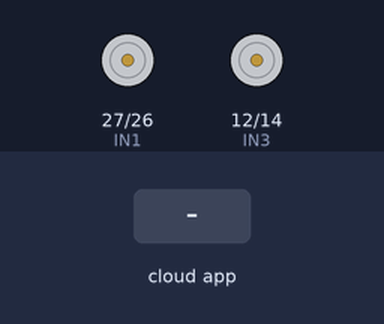
A sketch run on a simulated ESP32. On the bench: motor-driver pin pairs drawn as motors (green arrow = first pin HIGH = forward, orange = second pin HIGH = backward, longer = more drive, scaled by the enable pin). Inputs (shaded band) come from the test bench. WiFi joins after 1.5 s; servers stay silent unless stated; what the sketch prints to the serial monitor is not drawn.

Above: at 2.9 s.
3.0 s: the phone or cloud app sets Position to forward
At 4.0 s:
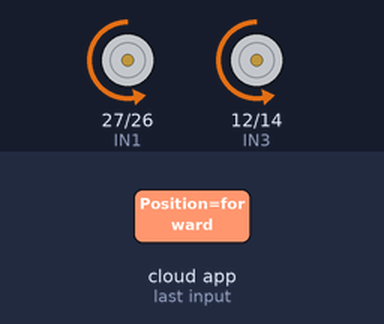
4.5 s: the phone or cloud app sets Position to back
At 5.1 s:
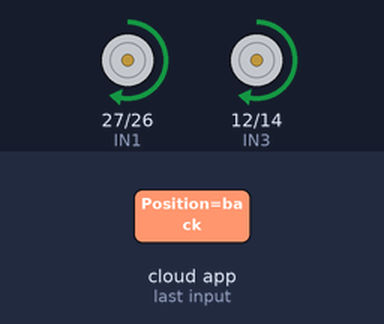
6.0 s: the phone or cloud app sets Position to left
At 7.2 s:
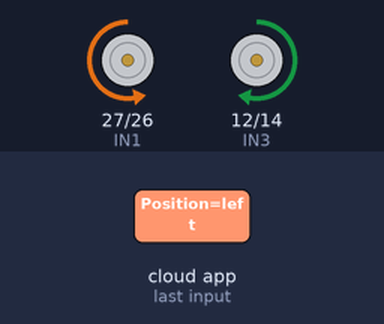
7.5 s: the phone or cloud app sets Position to right
At 8.6 s:
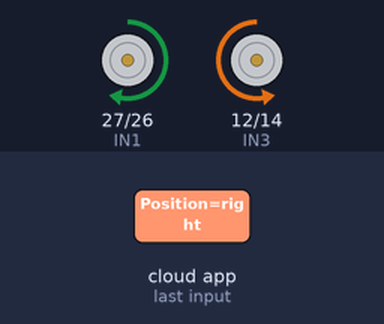
9.0 s: the phone or cloud app sets Position to stop
At 9.7 s:
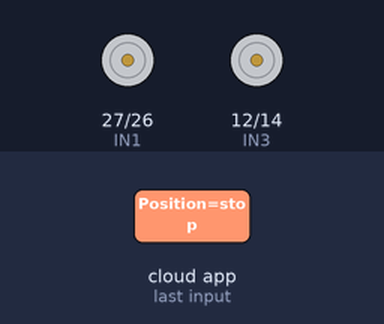
Timing chart, 0 to 11.5 s (numbered marks = the images above; inputs shaded):
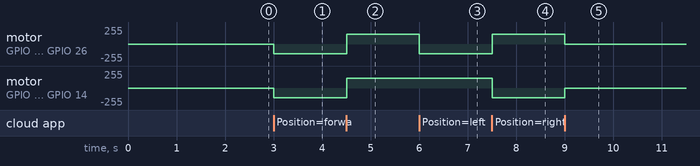

The sketch:

Good3Robot_Firebase_ESP32_FIXED.ino
```cpp
// Good2Robot_Firebase_ESP32_FIXED.ino
// ESP32 + L298N + Firebase RTDB control (Mobizt v4.4.17).
// Self-contained; uses const char* for credentials (no undefined macros).
//
// 1) Library Manager: install "Firebase Arduino Client Library for ESP8266 and ESP32" by Mobizt (v4.4.17).
// 2) Boards Manager: "ESP32 by Espressif Systems" (select ESP32 Dev Module).
// 3) Fill in WIFI_SSID, WIFI_PASSWORD, DATABASE_URL, DATABASE_SECRET below.
// 4) Upload.
//
// Commands at /Position: forward, back, left, right, stop, center, speed:<0..255>

#include <Arduino.h>
#include <WiFi.h>
#include <Firebase_ESP_Client.h>

// ----------------- USER SETTINGS -----------------
static const char* WIFI_SSID       = "phoque6's Galaxy S10+";
static const char* WIFI_PASSWORD   = "rtui3148";
static const char* DATABASE_URL    = "https://nodemcu-6a1b8-wheelchair-default-rtdb.asia-southeast1.firebasedatabase.app";
static const char* DATABASE_SECRET = "fCcgpXcBfCDhSk8DAZDjj7iHngymPZ5OBXJTkD0h"; // or use API-key auth (see notes below)
// -------------------------------------------------


//----ivp info---
//#define FIREBASE_HOST "nodemcu-6a1b8-wheelchair-default-rtdb.firebaseio.com"  //Change to your Firebase RTDB project ID e.g. Your_Project_ID.firebaseio.com
//#define FIREBASE_AUTH "fCcgpXcBfCDhSk8DAZDjj7iHngymPZ5OBXJTkD0h" //Change to your Firebase RTDB secret password
//#define WIFI_SSID "phoque6's Galaxy S10+"
//#define WIFI_PASSWORD "rtui3148"

FirebaseData fbdo;
FirebaseAuth auth;
FirebaseConfig config;

String path = "/Position";

// ===== L298N wiring (as per your Auto_Move.ino) =====
#define ENA_PIN 25
#define IN1     27
#define IN2     26
#define IN3     12   // strap pin; ok as OUTPUT after boot
#define IN4     14
#define ENB_PIN 13

// LEDC (ESP32 PWM)
#define ENA_CH 0
#define ENB_CH 1
#define PWM_FREQ 5000
#define PWM_RES  8     // 0..255
uint8_t CAR_SPEED = 150;

// ---------- Motor helpers ----------
static inline void setSpeed(uint8_t a, uint8_t b) {
  ledcWrite(ENA_CH, a);
  ledcWrite(ENB_CH, b);
}

void Forward(){
  setSpeed(CAR_SPEED, CAR_SPEED);
  digitalWrite(IN1, LOW);
  digitalWrite(IN2, HIGH);
  digitalWrite(IN3, LOW);
  digitalWrite(IN4, HIGH);
  Serial.println("Forward");
}

void Back() {
  setSpeed(CAR_SPEED, CAR_SPEED);
  digitalWrite(IN1, HIGH);
  digitalWrite(IN2, LOW);
  digitalWrite(IN3, HIGH);
  digitalWrite(IN4, LOW);
  Serial.println("Back");
}

void Right() {
  setSpeed(CAR_SPEED, CAR_SPEED);
  digitalWrite(IN1, HIGH);
  digitalWrite(IN2, LOW);
  digitalWrite(IN3, LOW);
  digitalWrite(IN4, HIGH);
  Serial.println("Right");
}

void Left() {
  setSpeed(CAR_SPEED, CAR_SPEED);
  digitalWrite(IN1, LOW);
  digitalWrite(IN2, HIGH);
  digitalWrite(IN3, HIGH);
  digitalWrite(IN4, LOW);
  Serial.println("Left");
}

void Stop() {
  setSpeed(0, 0);
  Serial.println("Stop");
}

void connectWiFi() {
  WiFi.mode(WIFI_STA);
  WiFi.begin(WIFI_SSID, WIFI_PASSWORD);
  Serial.print("Connecting to WiFi");
  while (WiFi.status() != WL_CONNECTED) {
    delay(300);
    Serial.print(".");
  }
  Serial.println();
  Serial.print("WiFi connected: ");
  Serial.println(WiFi.localIP());
}

void setup() {
  Serial.begin(115200);
  delay(100);

  pinMode(IN1, OUTPUT);
  pinMode(IN2, OUTPUT);
  pinMode(IN3, OUTPUT);
  pinMode(IN4, OUTPUT);

  // LEDC PWM config
  ledcSetup(ENA_CH, PWM_FREQ, PWM_RES);
  ledcSetup(ENB_CH, PWM_FREQ, PWM_RES);
  ledcAttachPin(ENA_PIN, ENA_CH);
  ledcAttachPin(ENB_PIN, ENB_CH);
  Stop();

  connectWiFi();

  // Firebase config
  config.database_url = DATABASE_URL;
  config.signer.tokens.legacy_token = DATABASE_SECRET; // simplest for quick tests

  // Alternative auth (comment the line above and use one of these):
  // config.api_key = "YOUR_WEB_API_KEY";       // and optionally:
  // auth.user.email = "email@example.com";
  // auth.user.password = "password";
  // or anonymous: Firebase.signUp(&config, &auth, "", "");

  Firebase.begin(&config, &auth);
  Firebase.reconnectWiFi(true);

  if (!Firebase.RTDB.beginStream(&fbdo, path.c_str())) {
    Serial.println("Stream start failed: " + fbdo.errorReason());
  } else {
    Serial.println("Streaming on " + path);
  }
}

void loop() {
  if (!Firebase.RTDB.readStream(&fbdo)) {
    Serial.println("Stream read failed: " + fbdo.errorReason());
    delay(200);
    return;
  }

  if (fbdo.streamTimeout()) {
    Serial.println("Stream timeout, resuming...");
  }

  if (fbdo.streamAvailable()) {
    if (fbdo.dataTypeEnum() == fb_esp_rtdb_data_type_string) {
      String cmd = fbdo.to<const char*>();
      cmd.trim(); cmd.toLowerCase();
      Serial.print("Command: "); Serial.println(cmd);

      if      (cmd == "forward") Forward();
      else if (cmd == "back")    Back();
      else if (cmd == "left")    Left();
      else if (cmd == "right")   Right();
      else if (cmd == "stop")    Stop();
      else if (cmd == "center")  Stop();
      else if (cmd.startsWith("speed:")) {
        int v = cmd.substring(6).toInt();
        if (v < 0) v = 0; if (v > 255) v = 255;
        CAR_SPEED = (uint8_t)v;
        Serial.printf("Speed set to %d\n", CAR_SPEED);
      } else {
        Serial.println("Unknown command");
      }
    } else {
      Serial.print("Non-string data at "); Serial.print(fbdo.dataPath());
      Serial.print(" type: "); Serial.println(fbdo.dataType());
    }
  }

  delay(5);
}
```

Measured:
- after the input at 3.0 s, motor on GPIO 27 (IN1) / GPIO 26 (IN2), motor on GPIO 12 (IN3) / GPIO 14 (IN4): stopped → backward 149/255 at once
- after the input at 4.5 s, motor on GPIO 27 (IN1) / GPIO 26 (IN2), motor on GPIO 12 (IN3) / GPIO 14 (IN4): backward 149/255 → forward 149/255 at once
- after the input at 6.0 s, motor on GPIO 27 (IN1) / GPIO 26 (IN2): forward 149/255 → backward 149/255 at once
- after the input at 7.5 s, motor on GPIO 27 (IN1) / GPIO 26 (IN2): backward 149/255 → forward 149/255 at once; motor on GPIO 12 (IN3) / GPIO 14 (IN4): forward 149/255 → backward 149/255 at once
- after the input at 9.0 s, motor on GPIO 27 (IN1) / GPIO 26 (IN2): forward 149/255 → stopped at once; motor on GPIO 12 (IN3) / GPIO 14 (IN4): backward 149/255 → stopped at once
